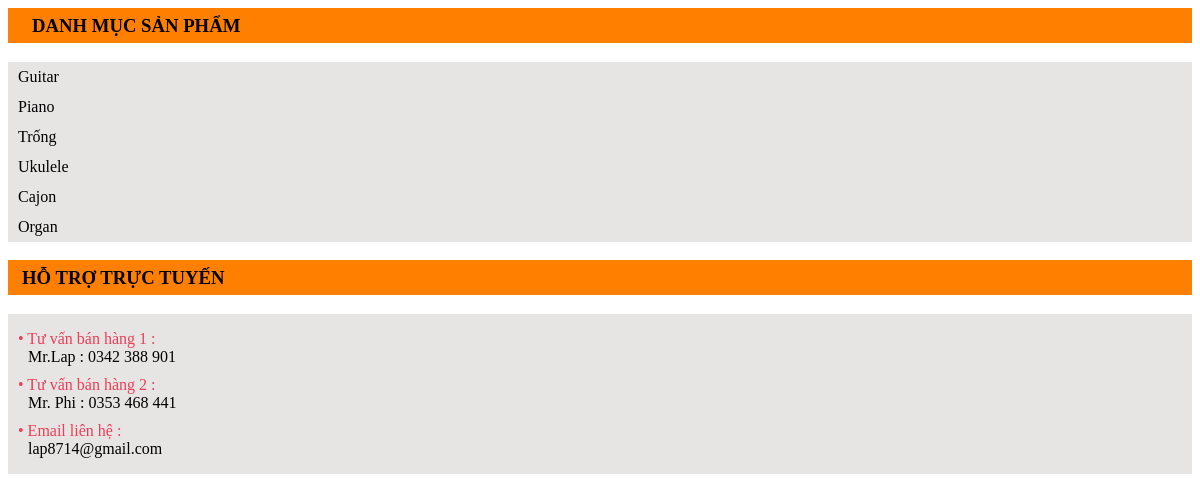
The app's page /pages/danhsach.php with its own data.
### tables this page shows
CREATE TABLE `danhmuc` (
  `MaDM` char(11) NOT NULL,
  `TenDM` varchar(50) DEFAULT NULL
);

### pages/danhsach.php (the view, shortened to what this page needs)
<?php
$sql_danhmuc="select * from danhmuc";
$query_dm=mysqli_query($conn,$sql_danhmuc);
?>
<h3 class="category-heading"> <p> <i class="fa-solid fa-bars"></i>DANH MỤC SẢN PHẨM</p></h3>
<div class="category-product">
<?php
    while($dong_dm=mysqli_fetch_array($query_dm)){
?>
    <li class="list-products">
    <?php while($dong_sp=mysqli_fetch_array($query_dm))
		{
		?>
    <a href="index.php?xem=chitietdanhmuc&id=<?php echo $dong_sp['MaDM']?>"><?php echo $dong_sp['TenDM']?></a>
    <?php } ?>
    </li>
    <?php
	}
	?>
</div>
<h3 class="category-heading"><p>HỖ TRỢ TRỰC TUYẾN</p></h3>
<ul class="list-support">
<li class="support-heading">• Tư vấn bán hàng 1 :</li>
<li><a href="#">Mr.Lap : 0342 388 901</a></li>
<li class="support-heading">• Tư vấn bán hàng 2 :</li>
<li><a href="#">Mr. Phi : 0353 468 441</a></li>
<li class="support-heading">• Email liên hệ : </li>
<li><a href="#">lap8714@gmail.com </a></li>
</ul>

### pages/danhsach.php (style rules this page uses)
.list-products { display: flex; flex-direction: column; background-color: #a1959540; }
.list-products a { text-decoration: none; color: var(--black-color); line-height: 25px; padding-left: 10px; line-height: 30px; }
.category-heading { background-color:#ff8000; line-height: 35px; height: 35px; }
.category-heading p { margin-left: 14px; color: var(--white-color); }
.list-support { list-style: none; padding-left: 10px; background-color: #a1959540; padding: 6px 4px 16px 10px; }
.support-heading { color: #ea3f59; padding-top: 10px; }
.list-support a { text-decoration: none; padding-left: 10px; color: var(--black-color); }

### records on screen
danhmuc: TenDM "Guitar"
danhmuc: TenDM "Piano"
danhmuc: TenDM "Trống"
danhmuc: TenDM "Ukulele"
danhmuc: TenDM "Cajon"
danhmuc: TenDM "Organ"
